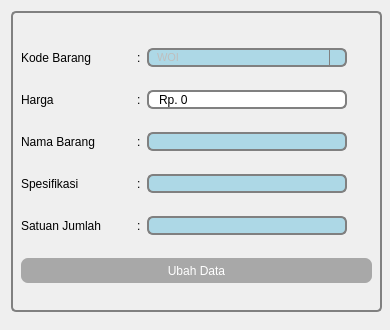
<?xml version="1.0" encoding="UTF-8"?>
<ui version="4.0">
 <class>Form</class>
 <widget class="QWidget" name="Form">
  <property name="geometry">
   <rect>
    <x>0</x>
    <y>0</y>
    <width>390</width>
    <height>330</height>
   </rect>
  </property>
  <property name="focusPolicy">
   <enum>Qt::StrongFocus</enum>
  </property>
  <property name="windowTitle">
   <string>Form</string>
  </property>
  <widget class="QGroupBox" name="groupBox">
   <property name="geometry">
    <rect>
     <x>11</x>
     <y>11</y>
     <width>371</width>
     <height>301</height>
    </rect>
   </property>
   <property name="styleSheet">
    <string notr="true">QGroupBox {
   
    border: 2px solid gray;
    border-radius: 5px;
    margin-top: 1ex; /* leave space at the top for the title */
}

QGroupBox::title {
    subcontrol-origin: margin;
    subcontrol-position: top center; /* position at the top center */

    
}</string>
   </property>
   <property name="title">
    <string/>
   </property>
   <widget class="QWidget" name="layoutWidget">
    <property name="geometry">
     <rect>
      <x>10</x>
      <y>20</y>
      <width>351</width>
      <height>271</height>
     </rect>
    </property>
    <layout class="QGridLayout" name="gridLayout">
     <item row="3" column="0">
      <widget class="QLabel" name="label_5">
       <property name="styleSheet">
        <string notr="true">QLabel {color:black;border:0px;font: 15px &quot;Open Sans&quot;;
padding: 0 0px;}
</string>
       </property>
       <property name="text">
        <string>Spesifikasi</string>
       </property>
      </widget>
     </item>
     <item row="2" column="1">
      <widget class="QLabel" name="label_13">
       <property name="sizePolicy">
        <sizepolicy hsizetype="Fixed" vsizetype="Fixed">
         <horstretch>0</horstretch>
         <verstretch>0</verstretch>
        </sizepolicy>
       </property>
       <property name="maximumSize">
        <size>
         <width>16777215</width>
         <height>21</height>
        </size>
       </property>
       <property name="styleSheet">
        <string notr="true">QLabel {color:black;border:0px;font: 15px &quot;Open Sans&quot;;
padding: 0 0px;}
</string>
       </property>
       <property name="text">
        <string>:</string>
       </property>
       <property name="alignment">
        <set>Qt::AlignLeading|Qt::AlignLeft|Qt::AlignVCenter</set>
       </property>
      </widget>
     </item>
     <item row="3" column="2" colspan="2">
      <widget class="QLineEdit" name="spesifikasi">
       <property name="enabled">
        <bool>true</bool>
       </property>
       <property name="maximumSize">
        <size>
         <width>200</width>
         <height>19</height>
        </size>
       </property>
       <property name="focusPolicy">
        <enum>Qt::NoFocus</enum>
       </property>
       <property name="styleSheet">
        <string notr="true">QLineEdit{border: 2px solid gray;
border-radius: 6px;
padding: 0 8px;
min-height: 15px ;
max-height:15px;
}


QLineEdit:read-only {
    background: lightblue;
}</string>
       </property>
       <property name="readOnly">
        <bool>true</bool>
       </property>
       <property name="placeholderText">
        <string/>
       </property>
      </widget>
     </item>
     <item row="0" column="1">
      <widget class="QLabel" name="label_12">
       <property name="sizePolicy">
        <sizepolicy hsizetype="Fixed" vsizetype="Fixed">
         <horstretch>0</horstretch>
         <verstretch>0</verstretch>
        </sizepolicy>
       </property>
       <property name="maximumSize">
        <size>
         <width>16777215</width>
         <height>21</height>
        </size>
       </property>
       <property name="styleSheet">
        <string notr="true">QLabel {color:black;border:0px;font: 15px &quot;Open Sans&quot;;
padding: 0 0px;}
</string>
       </property>
       <property name="text">
        <string>:</string>
       </property>
       <property name="alignment">
        <set>Qt::AlignLeading|Qt::AlignLeft|Qt::AlignVCenter</set>
       </property>
      </widget>
     </item>
     <item row="4" column="0">
      <widget class="QLabel" name="label_7">
       <property name="styleSheet">
        <string notr="true">QLabel {color:black;border:0px;font: 15px &quot;Open Sans&quot;;
padding: 0 0px;}
</string>
       </property>
       <property name="text">
        <string>Satuan Jumlah</string>
       </property>
      </widget>
     </item>
     <item row="4" column="2" colspan="2">
      <widget class="QLineEdit" name="satuan_jumlah">
       <property name="enabled">
        <bool>true</bool>
       </property>
       <property name="maximumSize">
        <size>
         <width>200</width>
         <height>19</height>
        </size>
       </property>
       <property name="focusPolicy">
        <enum>Qt::NoFocus</enum>
       </property>
       <property name="styleSheet">
        <string notr="true">QLineEdit{border: 2px solid gray;
border-radius: 6px;
padding: 0 8px;
min-height: 15px ;
max-height:15px;
}


QLineEdit:read-only {
    background: lightblue;
}</string>
       </property>
       <property name="readOnly">
        <bool>true</bool>
       </property>
       <property name="placeholderText">
        <string/>
       </property>
      </widget>
     </item>
     <item row="6" column="0" colspan="4">
      <widget class="QPushButton" name="apply">
       <property name="minimumSize">
        <size>
         <width>0</width>
         <height>25</height>
        </size>
       </property>
       <property name="styleSheet">
        <string notr="true">QPushButton {color:white; background-color:rgb(168, 168, 168);border:0px;font: 13px &quot;Open Sans&quot;;
border-radius: 7px;

padding: 0 8px;}


QPushButton:pressed {
    background-color: qlineargradient(x1: 0, y1: 0, x2: 0, y2: 1,
                                      stop: 0 #dadbde, stop: 1 #f6f7fa);
}


QPushButton:hover {
  background-color:rgb(61, 61, 61)
}

</string>
       </property>
       <property name="text">
        <string>Ubah Data</string>
       </property>
      </widget>
     </item>
     <item row="0" column="0">
      <widget class="QLabel" name="label">
       <property name="styleSheet">
        <string notr="true">QLabel {color:black;border:0px;font: 15px &quot;Open Sans&quot;;
padding: 0 0px;}
</string>
       </property>
       <property name="text">
        <string>Kode Barang</string>
       </property>
      </widget>
     </item>
     <item row="2" column="2" colspan="2">
      <widget class="QLineEdit" name="nama_barang">
       <property name="enabled">
        <bool>true</bool>
       </property>
       <property name="minimumSize">
        <size>
         <width>0</width>
         <height>19</height>
        </size>
       </property>
       <property name="maximumSize">
        <size>
         <width>200</width>
         <height>19</height>
        </size>
       </property>
       <property name="focusPolicy">
        <enum>Qt::NoFocus</enum>
       </property>
       <property name="styleSheet">
        <string notr="true">QLineEdit{border: 2px solid gray;
border-radius: 6px;
padding: 0 8px;
min-height: 15px ;
max-height:15px;
}

QLineEdit:read-only {
    background: lightblue;
}</string>
       </property>
       <property name="readOnly">
        <bool>true</bool>
       </property>
       <property name="placeholderText">
        <string/>
       </property>
      </widget>
     </item>
     <item row="3" column="1">
      <widget class="QLabel" name="label_14">
       <property name="sizePolicy">
        <sizepolicy hsizetype="Fixed" vsizetype="Fixed">
         <horstretch>0</horstretch>
         <verstretch>0</verstretch>
        </sizepolicy>
       </property>
       <property name="maximumSize">
        <size>
         <width>16777215</width>
         <height>21</height>
        </size>
       </property>
       <property name="styleSheet">
        <string notr="true">QLabel {color:black;border:0px;font: 15px &quot;Open Sans&quot;;
padding: 0 0px;}
</string>
       </property>
       <property name="text">
        <string>:</string>
       </property>
       <property name="alignment">
        <set>Qt::AlignLeading|Qt::AlignLeft|Qt::AlignVCenter</set>
       </property>
      </widget>
     </item>
     <item row="2" column="0">
      <widget class="QLabel" name="label_2">
       <property name="styleSheet">
        <string notr="true">QLabel {color:black;border:0px;font: 15px &quot;Open Sans&quot;;
padding: 0 0px;}
</string>
       </property>
       <property name="text">
        <string>Nama Barang</string>
       </property>
      </widget>
     </item>
     <item row="0" column="2" colspan="2">
      <widget class="CustomComboBox" name="kodebarang">
       <property name="enabled">
        <bool>false</bool>
       </property>
       <property name="maximumSize">
        <size>
         <width>200</width>
         <height>19</height>
        </size>
       </property>
       <property name="font">
        <font>
         <pointsize>8</pointsize>
        </font>
       </property>
       <property name="focusPolicy">
        <enum>Qt::WheelFocus</enum>
       </property>
       <property name="styleSheet">
        <string notr="true">QComboBox {border: 2px solid gray;
border-radius:6px;
padding: 0 8px;
min-height: 15px ;
max-height:15px;
selection-background-color: darkgray; }

QComboBox::drop-down {
    subcontrol-origin: padding;
    subcontrol-position: top right;
    width: 15px;

    border-left-width: 1px;
    border-left-color: gray;
    border-left-style: solid; /* just a single line */
  	border-top-right-radius: 6px; /* same radius as the QComboBox */
    border-bottom-right-radius: 6px;
}

QComboBox::down-arrow {
	image: url(:/newPrefix/drop-down-arrow.png);
	width: 13px;
    height: 13px;
}

QComboBox::down-arrow:on { /* shift the arrow when popup is open */
    top: 1px;
    left: 1px;
}

QComboBox QAbstractItemView {
    border: 3px solid darkgray;
    selection-background-color: gray;
}


QComboBox:read-only {
    background: lightblue;
}</string>
       </property>
       <property name="editable">
        <bool>false</bool>
       </property>
       <property name="insertPolicy">
        <enum>QComboBox::NoInsert</enum>
       </property>
       <property name="placeholderText">
        <string>WOI</string>
       </property>
      </widget>
     </item>
     <item row="4" column="1">
      <widget class="QLabel" name="label_15">
       <property name="sizePolicy">
        <sizepolicy hsizetype="Fixed" vsizetype="Fixed">
         <horstretch>0</horstretch>
         <verstretch>0</verstretch>
        </sizepolicy>
       </property>
       <property name="maximumSize">
        <size>
         <width>16777215</width>
         <height>21</height>
        </size>
       </property>
       <property name="styleSheet">
        <string notr="true">QLabel {color:black;border:0px;font: 15px &quot;Open Sans&quot;;
padding: 0 0px;}
</string>
       </property>
       <property name="text">
        <string>:</string>
       </property>
       <property name="alignment">
        <set>Qt::AlignLeading|Qt::AlignLeft|Qt::AlignVCenter</set>
       </property>
      </widget>
     </item>
     <item row="1" column="0">
      <widget class="QLabel" name="label_8">
       <property name="styleSheet">
        <string notr="true">QLabel {color:black;border:0px;font: 15px &quot;Open Sans&quot;;
padding: 0 0px;}
</string>
       </property>
       <property name="text">
        <string>Harga</string>
       </property>
      </widget>
     </item>
     <item row="1" column="1">
      <widget class="QLabel" name="label_16">
       <property name="sizePolicy">
        <sizepolicy hsizetype="Fixed" vsizetype="Fixed">
         <horstretch>0</horstretch>
         <verstretch>0</verstretch>
        </sizepolicy>
       </property>
       <property name="maximumSize">
        <size>
         <width>16777215</width>
         <height>21</height>
        </size>
       </property>
       <property name="styleSheet">
        <string notr="true">QLabel {color:black;border:0px;font: 15px &quot;Open Sans&quot;;
padding: 0 0px;}
</string>
       </property>
       <property name="text">
        <string>:</string>
       </property>
       <property name="alignment">
        <set>Qt::AlignLeading|Qt::AlignLeft|Qt::AlignVCenter</set>
       </property>
      </widget>
     </item>
     <item row="1" column="2" colspan="2">
      <widget class="CustomSpinBox" name="harga">
       <property name="maximumSize">
        <size>
         <width>200</width>
         <height>19</height>
        </size>
       </property>
       <property name="focusPolicy">
        <enum>Qt::WheelFocus</enum>
       </property>
       <property name="styleSheet">
        <string notr="true">border: 2px solid gray;
border-radius: 6px;
padding: 0 8px;
min-height: 15px ;
max-height:15px;</string>
       </property>
       <property name="locale">
        <locale language="Indonesian" country="Indonesia"/>
       </property>
       <property name="inputMethodHints">
        <set>Qt::ImhDigitsOnly|Qt::ImhFormattedNumbersOnly</set>
       </property>
       <property name="buttonSymbols">
        <enum>QAbstractSpinBox::NoButtons</enum>
       </property>
       <property name="specialValueText">
        <string/>
       </property>
       <property name="keyboardTracking">
        <bool>true</bool>
       </property>
       <property name="showGroupSeparator" stdset="0">
        <bool>false</bool>
       </property>
       <property name="prefix">
        <string>Rp. </string>
       </property>
       <property name="suffix">
        <string/>
       </property>
       <property name="decimals">
        <number>0</number>
       </property>
       <property name="maximum">
        <double>1000000000.000000000000000</double>
       </property>
       <property name="singleStep">
        <double>0.000000000000000</double>
       </property>
      </widget>
     </item>
    </layout>
   </widget>
  </widget>
 </widget>
 <customwidgets>
  <customwidget>
   <class>CustomComboBox</class>
   <extends>QComboBox</extends>
   <header>MyWidgets</header>
  </customwidget>
  <customwidget>
   <class>CustomSpinBox</class>
   <extends>QDoubleSpinBox</extends>
   <header>MyWidgets</header>
  </customwidget>
 </customwidgets>
 <tabstops>
  <tabstop>harga</tabstop>
  <tabstop>apply</tabstop>
  <tabstop>kodebarang</tabstop>
 </tabstops>
 <resources>
  <include location="../data/ui/logo.qrc"/>
 </resources>
 <connections/>
</ui>
